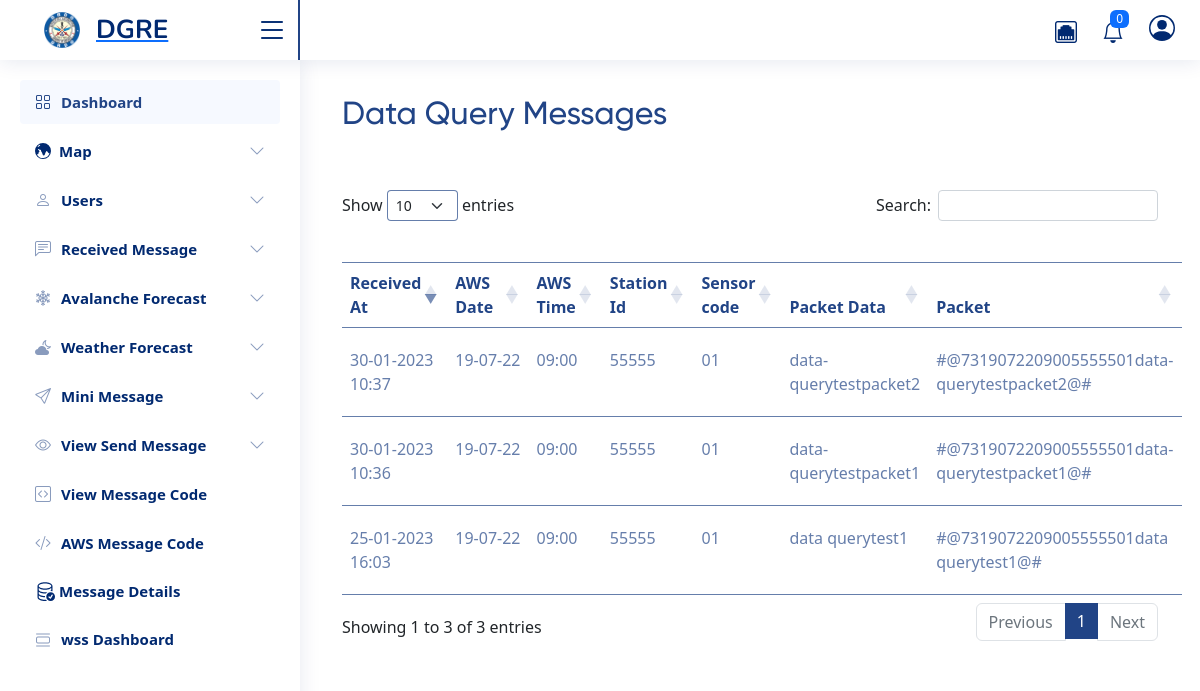
Screenshot of /message/query-data/ (signed in) with the database file from the repository.
### wss_handler/models.py (models this page shows, shortened)
class Receive_message(models.Model):
    received_on = models.DateTimeField(auto_now=True)
    data = models.CharField(max_length=255)
    message_type = models.CharField(max_length=2)
    aws_date = models.CharField(max_length=6)
    aws_time = models.CharField(max_length=4)
    station_id = models.CharField(max_length=5)
    sensor_code = models.CharField(max_length=2)
    packet_data = models.CharField(max_length=117)
    packet = models.CharField(null=True, blank=True, max_length=255)

### taskapp/views.py (the view)
# urls.py: path("query-data/", views.data_query_show),
@login_required(login_url='/login/')
def data_query_show(request):
    messages = Receive_message.objects.filter(message_type="73").order_by("-id")
    return render(request, "messages/data-query.html", locals())

### templates/messages/data-query.html (shortened to what this page needs)
{% extends "base.html" %}
{% block content %}
{% include "datatable.html" %}
<div class="col-md-9 col-lg-12 px-md-4 add-pointer-btn">
    <div class="d-flex justify-content-between flex-wrap flex-md-nowrap align-items-center pt-3 pb-2 mb-3 ">
      <h1 class="h2">Data Query Messages</h1>
 </div>
</div>
<div class="col-md-9 col-lg-12 px-md-4 mt-4 point-table">
    <table id="example" class="table table-striped table-content" style="width:100%">
        <thead>
            <tr>
                <th>Received At</th>
                <th>AWS Date</th>
                <th>AWS Time</th>
                <th>Station Id</th>
                <th>Sensor code</th>
                <th>Packet Data</th>
                {% if request.user.is_superuser %}
                <th>Packet</th>
                {% endif %}
            </tr>
        </thead>
        <tbody>
        {% for i in messages %}
        <tr>
        <td>{{i.received_on|date:'d-m-Y H:i'}}</td>
        <td>{{i.aws_date|slice:"2"}}-{{i.aws_date|slice:"2:4"}}-{{i.aws_date|slice:"4:6"}}</td>
        <td>{{i.aws_time|slice:"2"}}:{{i.aws_time|slice:"2:4"}}</td>
        <td>{{i.station_id}}</td>
        <td>{{i.sensor_code}}</td>
        <td>{{i.packet_data}}</td>
        {% if request.user.is_superuser %}
        <td>{{i.packet}}</td>
        {% endif %}
        </tr>
        {% endfor %}
        </tbody>
</table>
</div>
{% endblock %}

### static/assets/css/style.css (style rules this page uses)
:root { scroll-behavior: smooth; }
body { font-family: "Open Sans", sans-serif; background: #f6f9ff; color: #444444; }
h1, h2, h3, h4, h5, h6 { font-family: "Nunito", sans-serif; }

### static/css/style.css (style rules this page uses)
:root { --font1: 'Gilroy'; --font2: 'Poppins'; --blue: #214486; --darkblue: #34326f; --red: #c1292a; --liteblue: #008dd2; --liteblack: #2b2a29; }
h1,h2,h3,h4,h5 { font-family: var(--font1); }
body { font-family: var(--font2); background-color: transparent; }
.add-pointer-btn h1 { color: #214486; }
.point-table table.dataTable.table-striped>tbody>tr.odd>* { box-shadow: none; }
.table-content { padding-top: 35px; }
.table-content th { color: #214486; border-top: 1px solid #214486b0; padding: 22px 8px; }
.table-content tr { border-color: #214486b0; }
.table-content tr td { padding: 20px 8px; color: #214486b0; }
.table-striped>tbody>tr:nth-of-type(odd)>* { --bs-table-accent-bg: var(--bs-table-striped-bg); color: #214486b0 !important; }
table.dataTable.table-striped>tbody>tr.odd>* { box-shadow: none !important; }

### rows the page displays
Receive_message: received_on "30-01-2023 10:37", aws_date "19", aws_date "07", aws_date "22", aws_time "09", aws_time "00", station_id "55555", sensor_code "01", packet_data "data-querytestpacket2", packet "#@7319072209005555501data-querytestpacket2@#"
Receive_message: received_on "30-01-2023 10:36", aws_date "19", aws_date "07", aws_date "22", aws_time "09", aws_time "00", station_id "55555", sensor_code "01", packet_data "data-querytestpacket1", packet "#@7319072209005555501data-querytestpacket1@#"
Receive_message: received_on "25-01-2023 16:03", aws_date "19", aws_date "07", aws_date "22", aws_time "09", aws_time "00", station_id "55555", sensor_code "01", packet_data "data querytest1", packet "#@7319072209005555501data querytest1@#"
